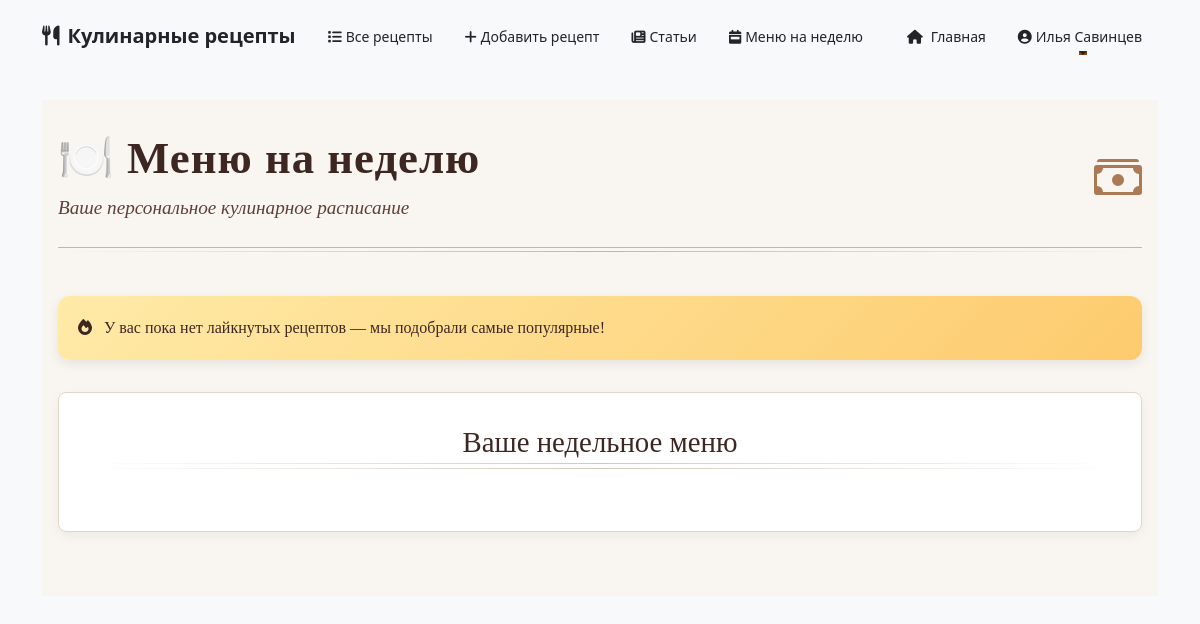
/accounts/menu-for-week/ (signed in), run on an earlier commit of the app's database.
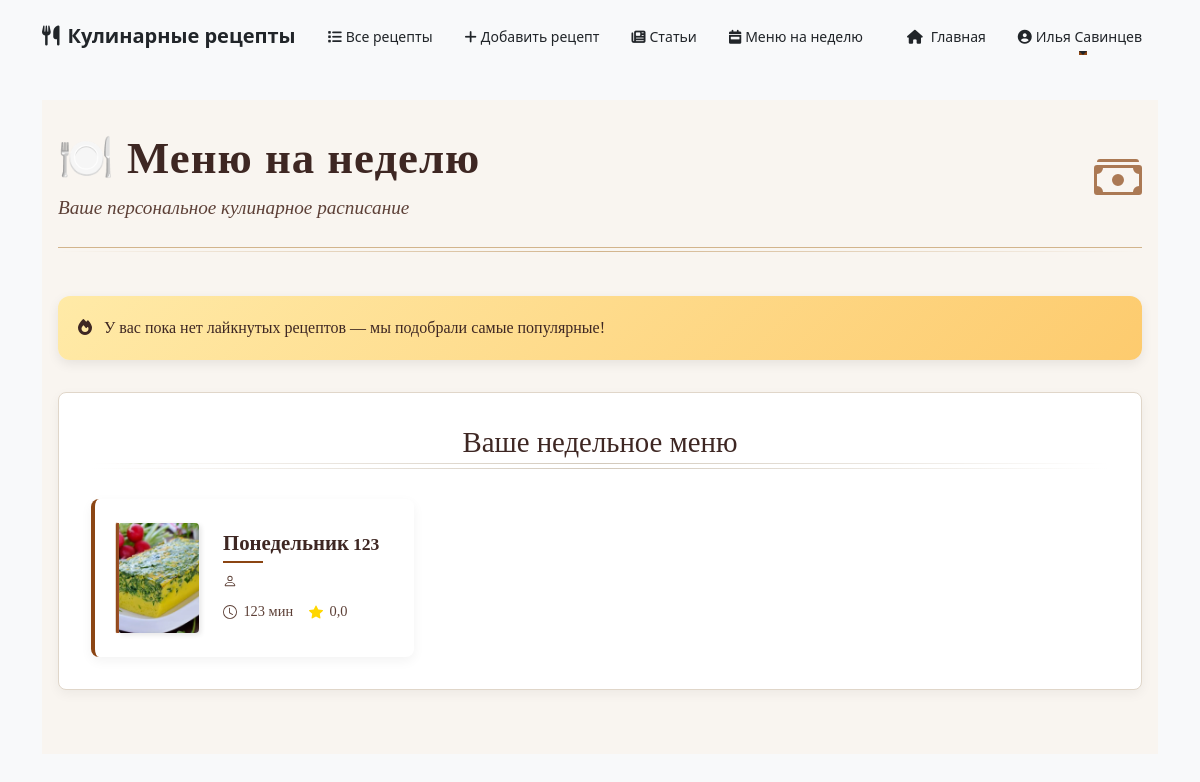
And on a later commit of the database.
### accounts/models.py (models this page shows, shortened)
class Recipe(models.Model):
    title = models.CharField(max_length=200)
    description = models.TextField(blank=True)
    ingredients = models.TextField(blank=True)
    instructions = models.TextField()
    created_at = models.DateTimeField(auto_now_add=True)
    updated_at = models.DateTimeField(auto_now=True)
    author = models.ForeignKey(User, on_delete=models.CASCADE, related_name='recipes')
    steps = models.TextField(blank=True)
    prep_time = models.PositiveIntegerField(null=True, blank=True, help_text='Время приготовления в минутах')
    cook_time = models.PositiveIntegerField(null=True, blank=True, help_text='Время готовки в минутах')
    image = models.ImageField(upload_to='recipe_images/', null=True, blank=True)
    MODERATION_STATUS_CHOICES = [
        ('pending', 'На модерации'),
        ('approved', 'Одобрен'),
        ('rejected', 'Отклонён'),
    ]
    moderation_status = models.CharField(max_length=10, choices=MODERATION_STATUS_CHOICES, default='pending')

### accounts/views.py (the view)
# urls.py: path('menu-for-week/', menu_for_week_view, name='menu_for_week'),
@login_required
def menu_for_week_view(request):
    user = request.user
    liked_recipes = Recipe.objects.filter(likes__user=user)
    favorite_recipes = Recipe.objects.filter(favorited_by__user=user)
    user_recipes = (liked_recipes | favorite_recipes).distinct()
    if user_recipes.exists():
        recipes_qs = user_recipes
    else:
        recipes_qs = Recipe.objects.annotate(likes_count=Count('likes')).order_by('-likes_count', '-created_at')[:20]
    recipes_list = list(recipes_qs)
    random.shuffle(recipes_list)
    week_menu = recipes_list[:7]
    days = [
        'Понедельник', 'Вторник', 'Среда', 'Четверг', 'Пятница', 'Суббота', 'Воскресенье'
    ]
    menu = list(zip(days, week_menu))
    return render(request, 'accounts/menu_for_week.html', {'menu': menu, 'has_user_activity': user_recipes.exists()})

### accounts/templates/accounts/menu_for_week.html (shortened to what this page needs)
{% extends 'base.html' %}
{% block content %}
<div class="menu-container">
    <div class="menu-header">
        <div class="header-content">
            <h1 class="menu-title">🍽️ Меню на неделю</h1>
            <p class="menu-subtitle">Ваше персональное кулинарное расписание</p>
        </div>
        <div class="menu-icon">
        </div>
    </div>
    {% if has_user_activity %}
        <div class="menu-alert alert-info">
            <i class="fas fa-heart me-2"></i> Меню составлено из ваших лайкнутых и избранных рецептов
        </div>
    {% else %}
        <div class="menu-alert alert-warning">
            <i class="fas fa-fire me-2"></i> У вас пока нет лайкнутых рецептов — мы подобрали самые популярные!
        </div>
    {% endif %}
    <div class="menu-shelf">
        <div class="shelf-header">
            <h2 class="shelf-title">Ваше недельное меню</h2>
            <div class="shelf-decoration"></div>
        </div>
        <div class="menu-days">
            {% for day, recipe in menu %}
                <div class="menu-day">
                    <div class="day-book">
                        {% if recipe.image %}
                            <img src="{{ recipe.image.url }}" alt="{{ recipe.title }}" class="day-image">
                        {% endif %}
                        <div class="day-spine"></div>
                    </div>
                    <div class="day-info">
                        <div class="day-name">{{ day }}</div>
                        <a href="{% url 'recipe_detail' recipe.id %}" class="recipe-title">{{ recipe.title }}</a>
                        <div class="recipe-author">
                        </div>
                        <div class="recipe-meta">
                            <div class="recipe-time">
                                <svg xmlns="http://www.w3.org/2000/svg" width="14" height="14" fill="currentColor" viewBox="0 0 16 16">
                                    <path d="M8 3.5a.5.5 0 0 0-1 0V9a.5.5 0 0 0 .252.434l3.5 2a.5.5 0 0 0 .496-.868L8 8.71V3.5z"/>
                                    <path d="M8 16A8 8 0 1 0 8 0a8 8 0 0 0 0 16zm7-8A7 7 0 1 1 1 8a7 7 0 0 1 14 0z"/>
                                </svg>
                                {{ recipe.cook_time }} мин
                            </div>
                            <div class="recipe-rating">
                                {{ recipe.avg_rating|default:0|floatformat:1 }}
                            </div>
                        </div>
                    </div>
                </div>
            {% endfor %}
        </div>
    </div>
</div>
{% endblock %}

What changed in the data, as far as the page shows it:
added Recipe: image (picture), day "Понедельник", title "123", cook_time "123", avg_rating "0,0"
